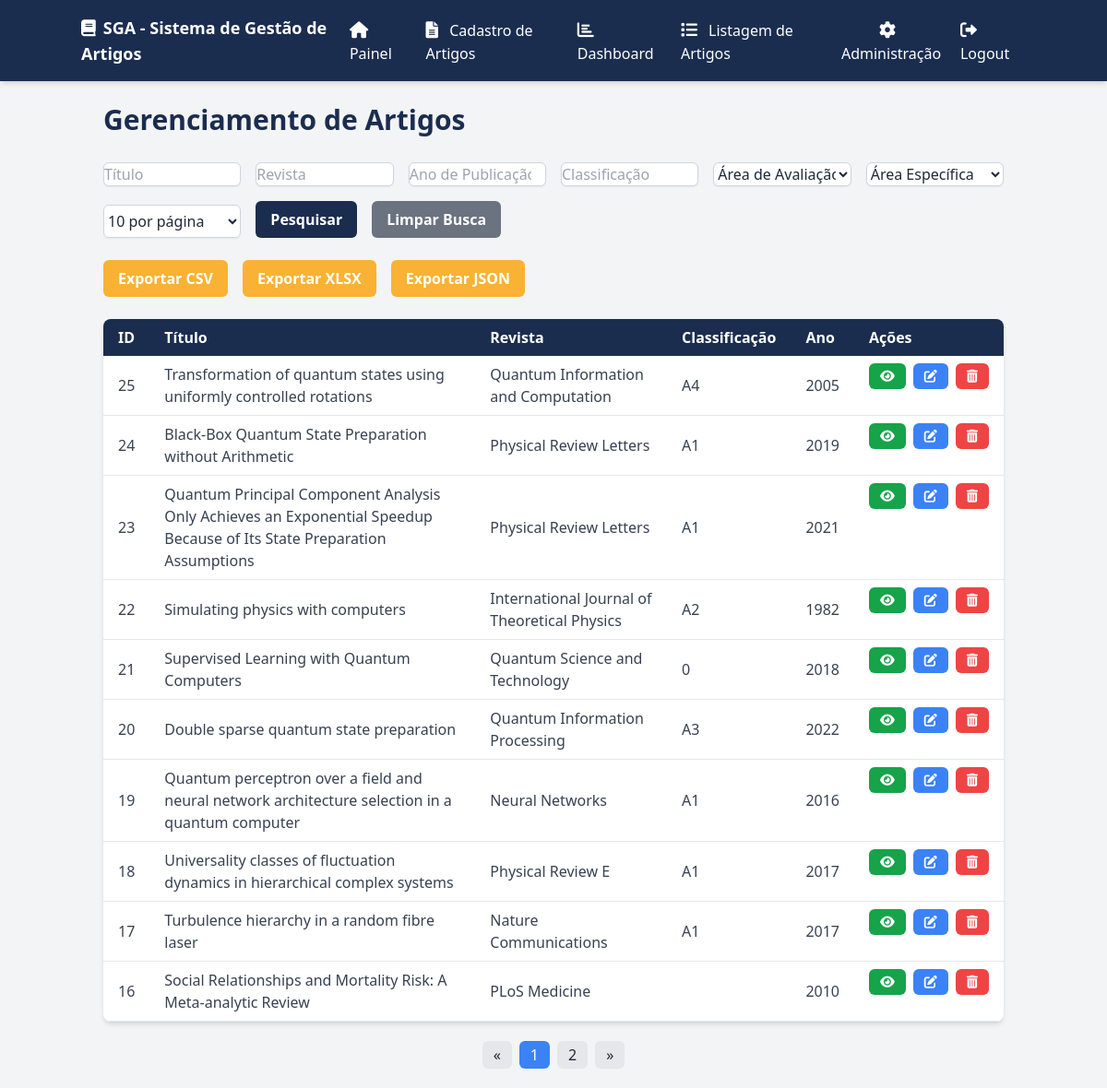
/artigos (signed in), run on an earlier commit of the app's database.
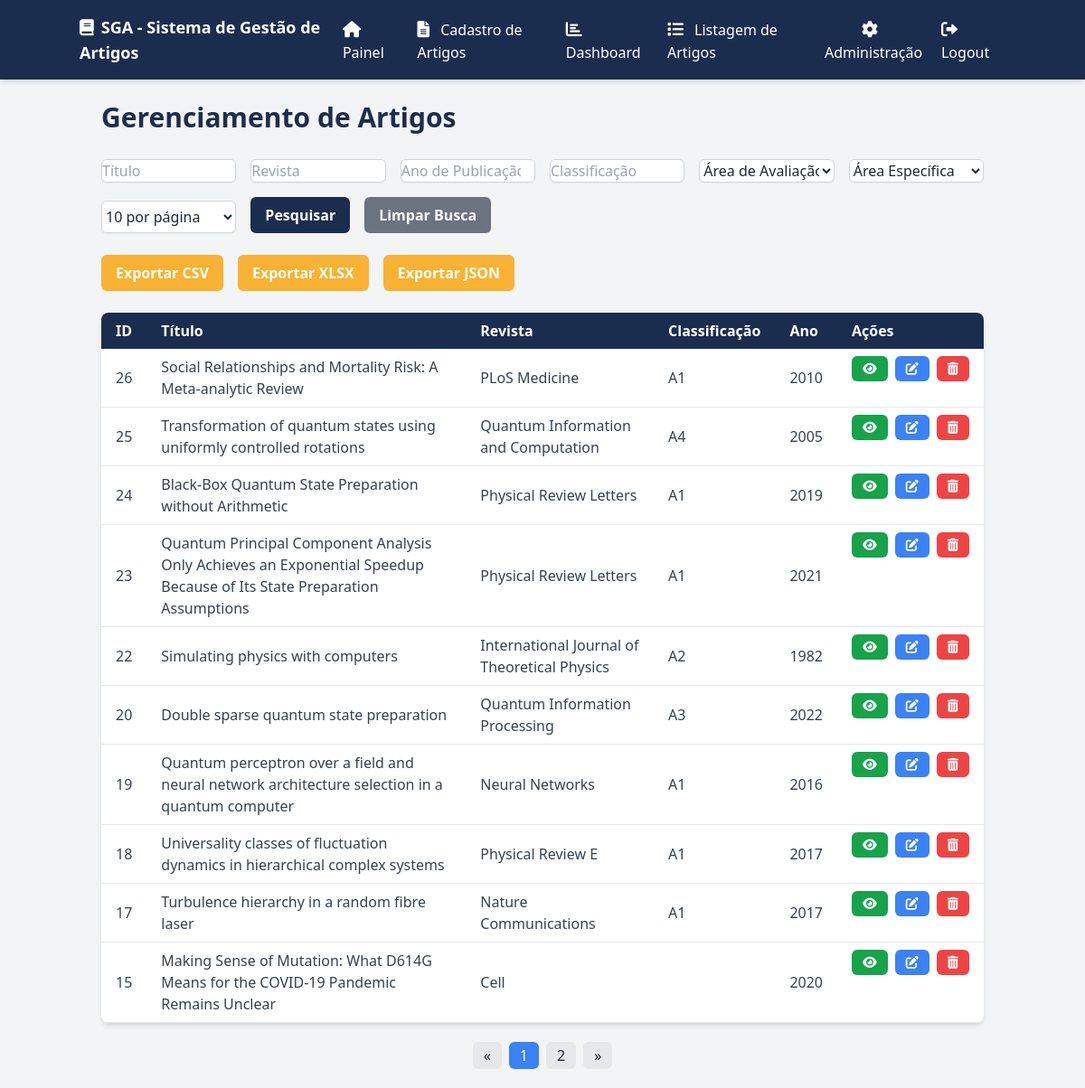
And on a later commit of the database.
### app/models.py (models this page shows)
class Artigo(db.Model):
    id = db.Column(db.Integer, primary_key=True)
    doi = db.Column(db.String(255), unique=True, nullable=False)
    titulo = db.Column(db.String(255), nullable=False)
    ano = db.Column(db.Integer, nullable=False)
    revista = db.Column(db.String(255), nullable=False)
    issn = db.Column(db.String(9), nullable=False)
    area_id = db.Column(db.Integer, nullable=False)
    subarea_id = db.Column(db.Integer, nullable=False)
    autores = db.Column(db.String(255), nullable=False)  # Armazenar autores como string, pode ser melhorado com tabela relacional
    internacionalizacao = db.Column(db.Boolean, default=False)
    classificacao = db.Column(db.String(10), nullable=True)
    fator_impacto = db.Column(db.Numeric(5, 3), nullable=True)

### app/routes/routes.py (the view)
@main_bp.route('/artigos', methods=['GET'])
@login_required
def listar_artigos():
    titulo = request.args.get('titulo', '').strip()
    revista = request.args.get('revista', '').strip()
    ano = request.args.get('ano', '').strip()
    classificacao = request.args.get('classificacao', '').strip()
    area_id = request.args.get('area_id', '').strip()
    subarea_id = request.args.get('subarea_id', '').strip()
    sort_by = request.args.get('sort_by', 'id')  # Coluna padrão para ordenação
    sort_dir = request.args.get('sort_dir', 'desc')  # Direção padrão para ordenação
    query = Artigo.query
    if titulo:
        query = query.filter(Artigo.titulo.ilike(f'%{titulo}%'))
    if revista:
        query = query.filter(Artigo.revista.ilike(f'%{revista}%'))
    if ano:
        query = query.filter_by(ano=ano)
    if classificacao:
        query = query.filter(Artigo.classificacao.ilike(f'%{classificacao}%'))
    if area_id:
        query = query.filter_by(area_id=area_id)
    if subarea_id:
        query = query.filter_by(subarea_id=subarea_id)
    if sort_dir == 'desc':
        query = query.order_by(getattr(Artigo, sort_by).desc())
    else:
        query = query.order_by(getattr(Artigo, sort_by).asc())
    page = request.args.get(get_page_parameter(), type=int, default=1)
    per_page = request.args.get('per_page', type=int, default=10)
    artigos = query.paginate(page=page, per_page=per_page)
    areas = Area.query.all()
    subareas = Subarea.query.all()
    return render_template('listar_artigos.html', artigos=artigos, areas=areas, subareas=subareas, sort_by=sort_by, sort_dir=sort_dir)

### app/__init__.py (called while the page is built)
@login_manager.user_loader
def load_user(user_id):
    from app.models import User
    return User.query.get(int(user_id))  # Carrega o usuário pelo ID

### app/templates/listar_artigos.html (shortened to what this page needs)
<!DOCTYPE html>
<html lang="pt-BR">
<head>
    <link rel="stylesheet" href="https://cdnjs.cloudflare.com/ajax/libs/toastr.js/latest/toastr.min.css">
    <script src="https://cdn.tailwindcss.com"></script>
    <link rel="stylesheet" href="https://cdnjs.cloudflare.com/ajax/libs/font-awesome/6.0.0-beta3/css/all.min.css">
</head>
<body class="bg-gray-100 text-gray-800">
    <nav class="bg-[#1b2d4f] p-4 shadow-md">
        <div class="container mx-auto flex justify-between items-center">
            <div class="text-white text-lg font-semibold">
                <i class="fas fa-book mr-2"></i>SGA - Sistema de Gestão de Artigos
            </div>
            <div id="menuItems" class="hidden md:flex space-x-4">
                <a href="{{ url_for('main.painel') }}" class="text-white hover:text-[#f9b233]">
                    <i class="fas fa-home mr-2 text-lg"></i> Painel
                </a>
                <a href="{{ url_for('main.submit_artigo') }}" class="text-white hover:text-[#f9b233]">
                    <i class="fas fa-file-alt mr-2 text-lg"></i> Cadastro de Artigos
                </a>
                <a href="{{ url_for('main.dashboard') }}" class="text-white hover:text-[#f9b233]">
                    <i class="fas fa-chart-bar mr-2 text-lg"></i> Dashboard
                </a>
                <a href="{{ url_for('main.listar_artigos') }}" class="text-white hover:text-[#f9b233]">
                    <i class="fas fa-list mr-2 text-lg"></i> Listagem de Artigos
                </a>
                {% if current_user.is_authenticated and current_user.is_admin %}
                <div class="relative group">
                    <button class="text-white hover:text-[#f9b233] focus:outline-none">
                        <i class="fas fa-cog mr-2 text-lg"></i> Administração
                    </button>
                </div>
                {% endif %}
                {% if current_user.is_authenticated %}
                    <a href="{{ url_for('auth.logout') }}" class="text-white hover:text-[#f9b233]">
                        <i class="fas fa-sign-out-alt mr-2 text-lg"></i> Logout
                    </a>
                {% else %}
                    <a href="{{ url_for('auth.login') }}" class="text-white hover:text-[#f9b233]">
                        <i class="fas fa-sign-in-alt mr-2 text-lg"></i> Login
                    </a>
                {% endif %}
            </div>
        </div>
    </nav>
    <div class="container mx-auto p-6">
        <h1 class="text-3xl font-bold mb-6 text-[#1b2d4f]">Gerenciamento de Artigos</h1>
        <form method="GET" action="{{ url_for('main.listar_artigos') }}" id="listar-artigos-form" class="mb-6 grid grid-cols-1 md:grid-cols-6 gap-4">
            <input type="text" name="titulo" class="form-input mt-1 block w-full bg-white border border-gray-300 rounded-md shadow-sm focus:ring-[#f9b233] focus:border-[#f9b233]" placeholder="Título" value="{{ request.args.get('titulo', '') }}">
            <input type="text" name="revista" class="form-input mt-1 block w-full bg-white border border-gray-300 rounded-md shadow-sm focus:ring-[#f9b233] focus:border-[#f9b233]" placeholder="Revista" value="{{ request.args.get('revista', '') }}">
            <input type="number" name="ano" class="form-input mt-1 block w-full bg-white border border-gray-300 rounded-md shadow-sm focus:ring-[#f9b233] focus:border-[#f9b233]" placeholder="Ano de Publicação" value="{{ request.args.get('ano', '') }}">
            <input type="text" name="classificacao" class="form-input mt-1 block w-full bg-white border border-gray-300 rounded-md shadow-sm focus:ring-[#f9b233] focus:border-[#f9b233]" placeholder="Classificação" value="{{ request.args.get('classificacao', '') }}">
            <select name="area_id" class="form-select mt-1 block w-full bg-white border border-gray-300 rounded-md shadow-sm focus:ring-[#f9b233] focus:border-[#f9b233]">
                <option value="">Área de Avaliação</option>
            </select>
            <select name="subarea_id" class="form-select mt-1 block w-full bg-white border border-gray-300 rounded-md shadow-sm focus:ring-[#f9b233] focus:border-[#f9b233]">
                <option value="">Área Específica</option>
            </select>
            <select name="per_page" class="form-select mt-1 block w-full bg-white border border-gray-300 rounded-md shadow-sm focus:ring-[#f9b233] focus:border-[#f9b233]">
                <option value="10" {% if request.args.get('per_page') == '10' %}selected{% endif %}>10 por página</option>
            </select>
            <div class="flex space-x-4 col-span-1 md:col-span-2">
                <button type="submit" class="bg-[#1b2d4f] text-white font-bold py-2 px-4 rounded-md hover:bg-[#b61823] transition-all duration-300 focus:outline-none focus:ring-2 focus:ring-[#f9b233] focus:ring-opacity-50">
                    Pesquisar
                </button>
                <a href="{{ url_for('main.listar_artigos') }}" class="bg-gray-500 text-white font-bold py-2 px-4 rounded-md hover:bg-gray-600 transition-all duration-300 focus:outline-none focus:ring-2 focus:ring-gray-400 focus:ring-opacity-50">
                    Limpar Busca
                </a>
            </div>
        </form>
        <form method="GET" action="{{ url_for('main.exportar_artigos') }}" id="export-form" class="mb-6">
            <div class="flex space-x-4">
            <button type="submit" class="bg-[#f9b233] text-white font-bold py-2 px-4 rounded-md hover:bg-[#14223b] transition-all duration-300 focus:outline-none focus:ring-2 focus:ring-[#f9b233] focus:ring-opacity-50" name="format" value="csv">Exportar CSV</button>
            <button type="submit" class="bg-[#f9b233] text-white font-bold py-2 px-4 rounded-md hover:bg-[#14223b] transition-all duration-300 focus:outline-none focus:ring-2 focus:ring-[#f9b233] focus:ring-opacity-50" name="format" value="xlsx">Exportar XLSX</button>
            <button type="submit" class="bg-[#f9b233] text-white font-bold py-2 px-4 rounded-md hover:bg-[#14223b] transition-all duration-300 focus:outline-none focus:ring-2 focus:ring-[#f9b233] focus:ring-opacity-50" name="format" value="json">Exportar JSON</button>
        </div>
        </form>
        {% if artigos.items %}
        <table class="min-w-full bg-white shadow-md rounded-lg overflow-hidden">
            <thead class="bg-[#1b2d4f] text-white">
                <tr>
                    <th class="py-2 px-4 text-left">
                        <a href="{{ url_for('main.listar_artigos', sort_by='id', sort_dir='desc' if request.args.get('sort_by') == 'id' and request.args.get('sort_dir') == 'asc' else 'asc') }}" class="hover:underline">
                            ID
                        </a>
                    </th>
                    <th class="py-2 px-4 text-left">
                        <a href="{{ url_for('main.listar_artigos', sort_by='titulo', sort_dir='desc' if request.args.get('sort_by') == 'titulo' and request.args.get('sort_dir') == 'asc' else 'asc') }}" class="hover:underline">
                            Título
                        </a>
                    </th>
                    <th class="py-2 px-4 text-left">
                        <a href="{{ url_for('main.listar_artigos', sort_by='revista', sort_dir='desc' if request.args.get('sort_by') == 'revista' and request.args.get('sort_dir') == 'asc' else 'asc') }}" class="hover:underline">
                            Revista
                        </a>
                    </th>
                    <th class="py-2 px-4 text-left">
                        <a href="{{ url_for('main.listar_artigos', sort_by='classificacao', sort_dir='desc' if request.args.get('sort_by') == 'classificacao' and request.args.get('sort_dir') == 'asc' else 'asc') }}" class="hover:underline">
                            Classificação
                        </a>
                    </th>
                    <th class="py-2 px-4 text-left">
                        <a href="{{ url_for('main.listar_artigos', sort_by='ano', sort_dir='desc' if request.args.get('sort_by') == 'ano' and request.args.get('sort_dir') == 'asc' else 'asc') }}" class="hover:underline">
                            Ano
                        </a>
                    </th>
                    <th class="py-2 px-4 text-left">Ações</th>
                </tr>
            </thead>
            <tbody class="text-gray-700">
                {% for artigo in artigos.items %}
                <tr class="border-b border-gray-200 hover:bg-gray-100">
                    <td class="py-2 px-4">{{ artigo.id }}</td>
                    <td class="py-2 px-4">{{ artigo.titulo }}</td>
                    <td class="py-2 px-4">{{ artigo.revista }}</td>
                    <td class="py-2 px-4">{{ artigo.classificacao }}</td>
                    <td class="py-2 px-4">{{ artigo.ano }}</td>
                   <td class="py-2 px-4 flex space-x-2">
    <a href="{{ url_for('main.visualizar_artigo', id=artigo.id) }}" class="text-white bg-green-600 hover:bg-yellow-600 font-semibold py-1 px-3 rounded-md text-sm" title="Visualizar">
        <i class="fas fa-eye"></i>
    </a>
    <a href="{{ url_for('main.editar_artigo', id=artigo.id) }}" class="text-white bg-blue-500 hover:bg-blue-600 font-semibold py-1 px-3 rounded-md text-sm" title="Editar">
        <i class="fas fa-edit"></i>
    </a>
    <form action="{{ url_for('main.deletar_artigo', id=artigo.id) }}" method="POST" class="inline-block">
        <button type="submit" class="text-white bg-red-500 hover:bg-red-600 font-semibold py-1 px-3 rounded-md text-sm" onclick="return confirm('Tem certeza que deseja deletar este artigo?');" title="Excluir">
            <i class="fas fa-trash-alt"></i>
        </button>
    </form>
</td>
                </tr>
                {% endfor %}
            </tbody>
        </table>
        <nav aria-label="Navegação de página" class="mt-6">
            <ul class="pagination flex justify-center space-x-2">
                <li class="page-item {% if not artigos.has_prev %}disabled{% endif %}">
                    <a class="page-link py-1 px-3 bg-gray-200 hover:bg-gray-300 rounded-md" href="{{ url_for('main.listar_artigos', page=artigos.prev_num, per_page=request.args.get('per_page', '10'), sort_by=request.args.get('sort_by'), sort_dir=request.args.get('sort_dir')) }}" aria-label="Anterior">
                        &laquo;
                    </a>
                </li>
                {% for page_num in artigos.iter_pages() %}
                <li class="page-item {% if page_num == artigos.page %}active{% endif %}">
                    <a class="page-link py-1 px-3 {% if page_num == artigos.page %}bg-blue-500 text-white{% else %}bg-gray-200 hover:bg-gray-300{% endif %} rounded-md" href="{{ url_for('main.listar_artigos', page=page_num, per_page=request.args.get('per_page', '10'), sort_by=request.args.get('sort_by'), sort_dir=request.args.get('sort_dir')) }}">
                        {{ page_num }}
                    </a>
                </li>
                {% endfor %}
                <li class="page-item {% if not artigos.has_next %}disabled{% endif %}">
                    <a class="page-link py-1 px-3 bg-gray-200 hover:bg-gray-300 rounded-md" href="{{ url_for('main.listar_artigos', page=artigos.next_num, per_page=request.args.get('per_page', '10'), sort_by=request.args.get('sort_by'), sort_dir=request.args.get('sort_dir')) }}" aria-label="Próximo">
                        &raquo;
                    </a>
                </li>
            </ul>
        </nav>
        {% else %}
        <p class="text-red-500">Nenhum artigo encontrado para os parâmetros fornecidos.</p>
        {% endif %}
    </div>
</body>
</html>

What changed in the data, as far as the page shows it:
removed Artigo: id "21", titulo "Supervised Learning with Quantum Computers", revista "Quantum Science and Technology", classificacao "0", ano "2018"
removed Artigo: id "16", titulo "Social Relationships and Mortality Risk: A Meta-analytic Review", revista "PLoS Medicine", ano "2010"
added Artigo: id "26", titulo "Social Relationships and Mortality Risk: A Meta-analytic Review", revista "PLoS Medicine", classificacao "A1", ano "2010"
now on this page (row unchanged): Artigo: id "15", titulo "Making Sense of Mutation: What D614G Means for the COVID-19 Pandemic Remains Unclear", revista "Cell", ano "2020"
